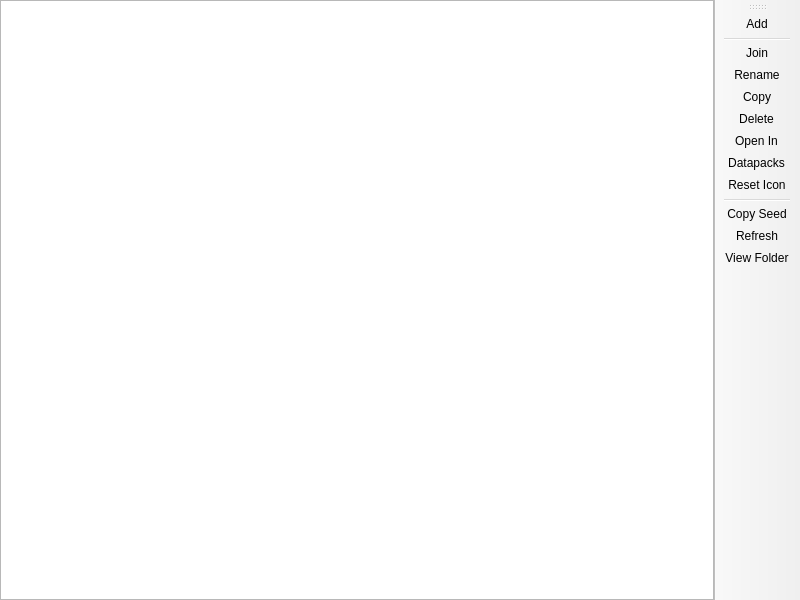
<?xml version="1.0" encoding="UTF-8"?>
<ui version="4.0">
 <class>WorldListPage</class>
 <widget class="QMainWindow" name="WorldListPage">
  <property name="geometry">
   <rect>
    <x>0</x>
    <y>0</y>
    <width>800</width>
    <height>600</height>
   </rect>
  </property>
  <widget class="QWidget" name="centralwidget">
   <layout class="QHBoxLayout" name="horizontalLayout">
    <property name="leftMargin">
     <number>0</number>
    </property>
    <property name="topMargin">
     <number>0</number>
    </property>
    <property name="rightMargin">
     <number>0</number>
    </property>
    <property name="bottomMargin">
     <number>0</number>
    </property>
    <item>
     <widget class="QTreeView" name="worldTreeView">
      <property name="sizePolicy">
       <sizepolicy hsizetype="Expanding" vsizetype="Expanding">
        <horstretch>0</horstretch>
        <verstretch>0</verstretch>
       </sizepolicy>
      </property>
      <property name="acceptDrops">
       <bool>true</bool>
      </property>
      <property name="dragDropMode">
       <enum>QAbstractItemView::DragDropMode::DragDrop</enum>
      </property>
      <property name="alternatingRowColors">
       <bool>true</bool>
      </property>
      <property name="rootIsDecorated">
       <bool>false</bool>
      </property>
      <property name="itemsExpandable">
       <bool>false</bool>
      </property>
      <property name="sortingEnabled">
       <bool>true</bool>
      </property>
      <property name="allColumnsShowFocus">
       <bool>true</bool>
      </property>
      <attribute name="headerStretchLastSection">
       <bool>false</bool>
      </attribute>
     </widget>
    </item>
   </layout>
  </widget>
  <widget class="WideBar" name="toolBar">
   <property name="windowTitle">
    <string>Actions</string>
   </property>
   <property name="allowedAreas">
    <set>Qt::ToolBarArea::LeftToolBarArea|Qt::ToolBarArea::RightToolBarArea</set>
   </property>
   <property name="toolButtonStyle">
    <enum>Qt::ToolButtonStyle::ToolButtonTextOnly</enum>
   </property>
   <property name="floatable">
    <bool>false</bool>
   </property>
   <property name="useDefaultAction" stdset="0">
    <bool>true</bool>
   </property>
   <attribute name="toolBarArea">
    <enum>RightToolBarArea</enum>
   </attribute>
   <attribute name="toolBarBreak">
    <bool>false</bool>
   </attribute>
   <addaction name="actionAdd"/>
   <addaction name="separator"/>
   <addaction name="actionJoin"/>
   <addaction name="actionRename"/>
   <addaction name="actionCopy"/>
   <addaction name="actionRemove"/>
   <addaction name="actionOpen_In"/>
   <addaction name="actionDatapacks"/>
   <addaction name="actionReset_Icon"/>
   <addaction name="separator"/>
   <addaction name="actionCopy_Seed"/>
   <addaction name="actionRefresh"/>
   <addaction name="actionView_Folder"/>
  </widget>
  <action name="actionAdd">
   <property name="text">
    <string>Add</string>
   </property>
  </action>
  <action name="actionJoin">
   <property name="text">
    <string>Join</string>
   </property>
  </action>
  <action name="actionRename">
   <property name="text">
    <string>Rename</string>
   </property>
  </action>
  <action name="actionCopy">
   <property name="text">
    <string>Copy</string>
   </property>
  </action>
  <action name="actionRemove">
   <property name="text">
    <string>Delete</string>
   </property>
  </action>
  <action name="actionMCEdit">
   <property name="text">
    <string>MCEdit</string>
   </property>
  </action>
  <action name="actionCopy_Seed">
   <property name="text">
    <string>Copy Seed</string>
   </property>
  </action>
  <action name="actionRefresh">
   <property name="text">
    <string>Refresh</string>
   </property>
  </action>
  <action name="actionView_Folder">
   <property name="text">
    <string>View Folder</string>
   </property>
  </action>
  <action name="actionReset_Icon">
   <property name="text">
    <string>Reset Icon</string>
   </property>
   <property name="toolTip">
    <string>Remove world icon to make the game re-generate it on next load.</string>
   </property>
  </action>
  <action name="actionDatapacks">
   <property name="text">
    <string>Datapacks</string>
   </property>
   <property name="toolTip">
    <string>Manage datapacks inside the world.</string>
   </property>
  </action>
  <action name="actionOpen_In">
   <property name="text">
    <string>Open In...</string>
   </property>
   <property name="toolTip">
    <string>Open the selected world with a configured tool.</string>
   </property>
   <property name="menuRole">
    <enum>QAction::MenuRole::NoRole</enum>
   </property>
  </action>
  <action name="actionNBT_Studio">
   <property name="text">
    <string>NBT Studio</string>
   </property>
   <property name="menuRole">
    <enum>QAction::MenuRole::NoRole</enum>
   </property>
  </action>
 </widget>
 <customwidgets>
  <customwidget>
   <class>WideBar</class>
   <extends>QToolBar</extends>
   <header>ui/widgets/WideBar.h</header>
  </customwidget>
 </customwidgets>
 <resources/>
 <connections/>
</ui>
